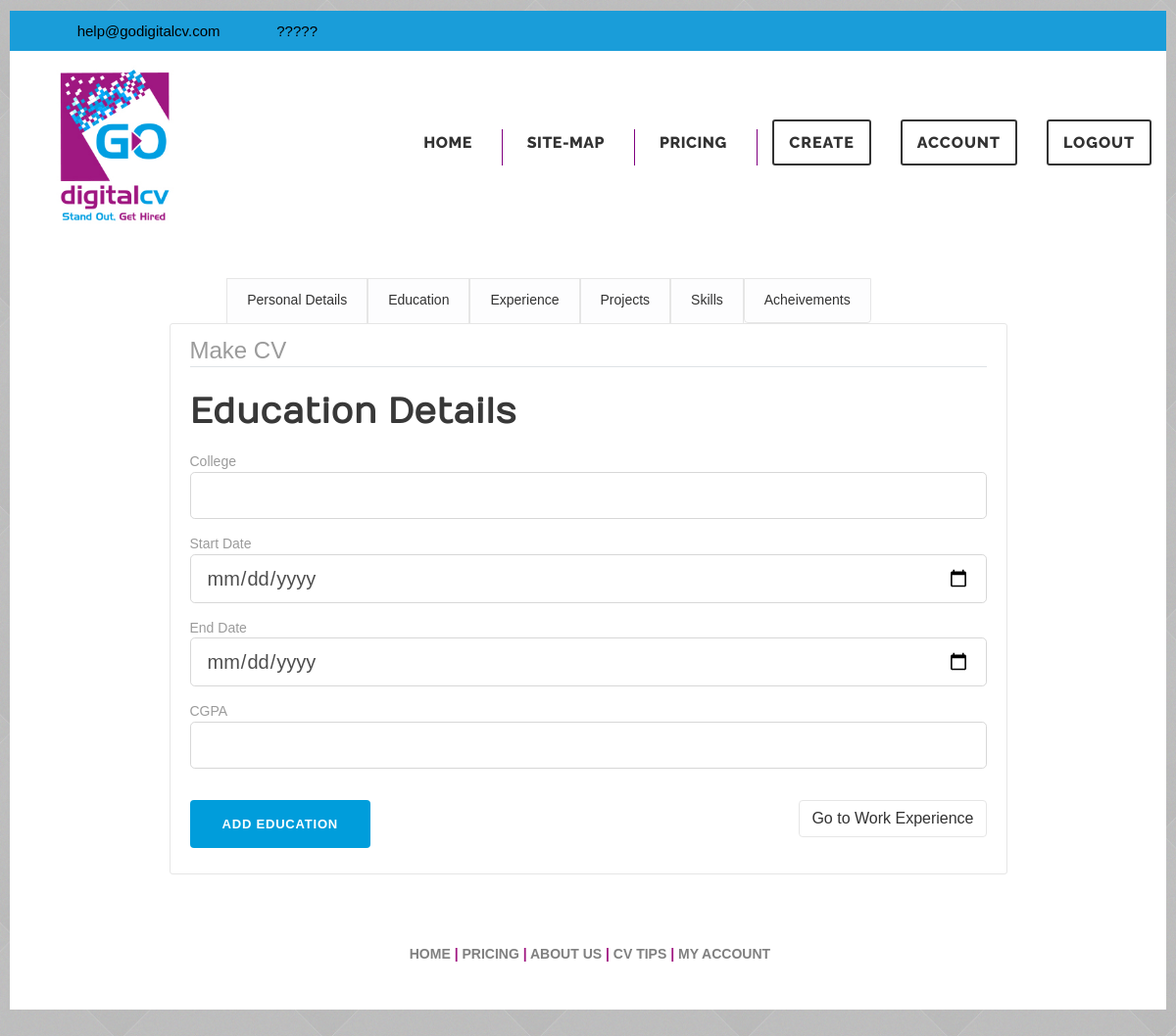
The app's page /resume/new/education (signed in), older data.
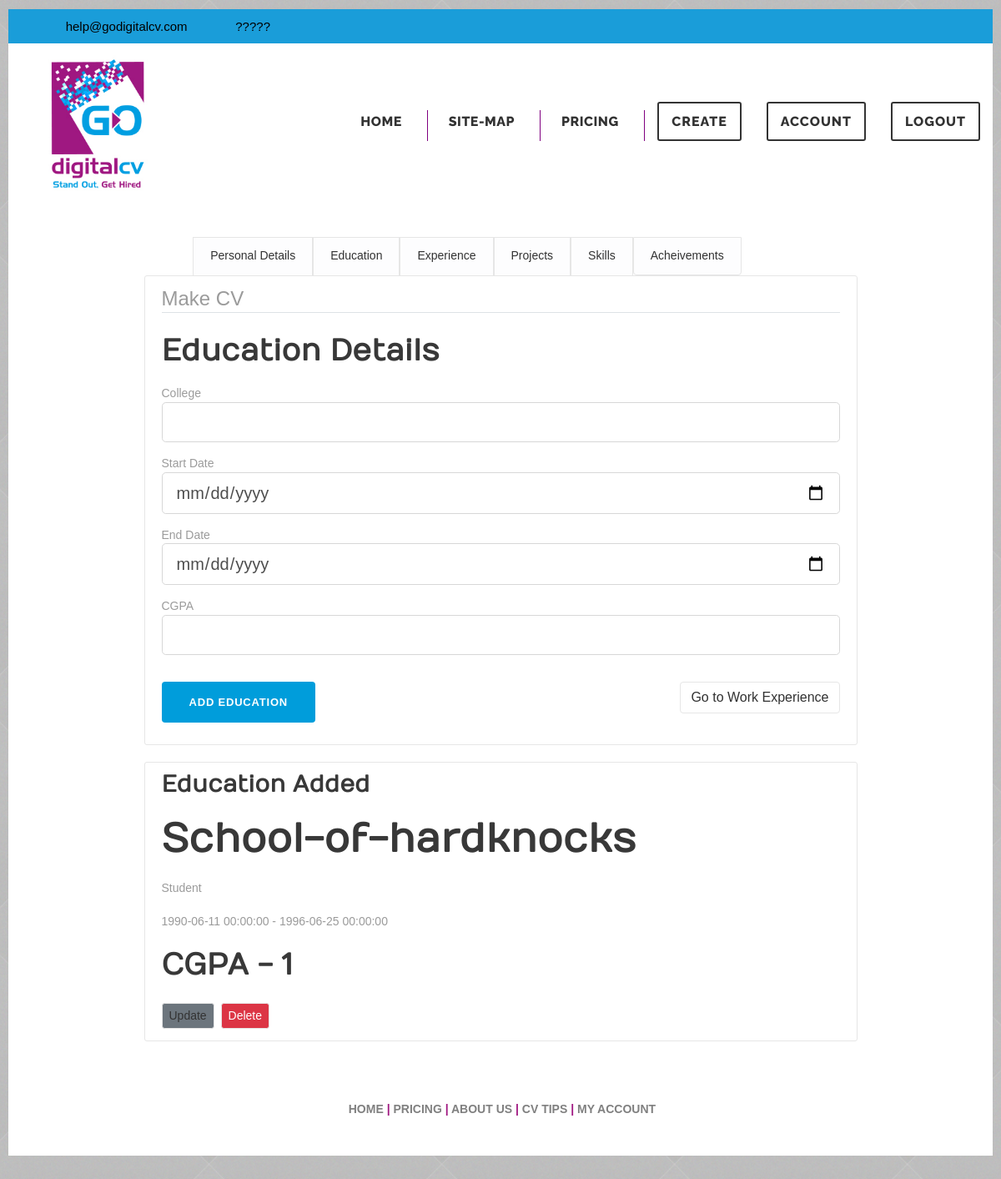
The same page, newer data.
### resume/models.py (models this page shows, shortened)
class education(db.Model):
    id = db.Column(db.Integer, primary_key=True)
    name = db.Column(db.String(100),nullable=False)
    start = db.Column(db.DateTime,nullable=False,default=datetime.today())
    end = db.Column(db.DateTime,nullable=False,default=datetime.today())
    cgpa = db.Column(db.Integer,nullable=False)
    user_id= db.Column(db.Integer,db.ForeignKey('user.id'),nullable=False)

### resume/routes.py (the view, shortened to what this page needs)
@app.route("/resume/new/education", methods=['GET', 'POST'])
@login_required
def postedu():
    form = useredu()
    eduadded = education.query.filter_by(edu=current_user).all()
    return render_template("education.html", title="Education", form=form, eduadded=eduadded)

### resume/forms.py (shortened to what this page needs)
class useredu(FlaskForm):
    college = StringField("College",
        validators=[DataRequired(),Length(min=5)])
    start = DateField('Start Date', format='%Y-%m-%d',
         validators=[DataRequired()])
    end  = DateField('End Date', format='%Y-%m-%d',
        validators=[DataRequired()])
    cgpa  = StringField("CGPA",
        validators=[DataRequired()])
    submit = SubmitField("Add Education")

### resume/models.py (called while the page is built)
@login_manager.user_loader
def load_user(id):
    return user.query.get(int(id))

### resume/templates/education.html (shortened to what this page needs)
{% extends "layout.html" %} {% block content %}
<div class="content-section">
  <form method="POST" action="">
    <fieldset class="form-group" id="cloneunder">
      <legend class="border-bottom mb-4">Make CV</legend>
      <h3>Education Details</h3>
      <div id="skillclass">
        <div class="form-group">
          {{ form.college.label(class="form-control-label") }} {% if
          form.college.errors %} {{ form.college(class="form-control
          form-control-lg is-invalid") }}
          <div class="invalid-feedback">
            {% for error in form.college.errors %}
            <span>{{error}}</span>
            {% endfor %}
          </div>
          {% else %} {{ form.college(class="form-control form-control-lg") }} {%
          endif %}
        </div>
        <div class="form-group">
          {{ form.start.label(class="form-control-label") }} {% if
          form.start.errors %} {{ form.start(class="form-control form-control-lg
          is-invalid") }}
          <div class="invalid-feedback">
            {% for error in form.start.errors %}
            <span>{{error}}</span>
            {% endfor %}
          </div>
          {% else %} {{ form.start(class="form-control form-control-lg") }} {%
          endif %}
        </div>
        <div class="form-group">
          {{ form.end.label(class="form-control-label") }} {% if form.end.errors
          %} {{ form.end(class="form-control form-control-lg is-invalid") }}
          <div class="invalid-feedback">
            {% for error in form.end.errors %}
            <span>{{error}}</span>
            {% endfor %}
          </div>
          {% else %} {{ form.end(class="form-control form-control-lg") }} {%
          endif %}
        </div>
        <div class="form-group">
          {{ form.cgpa.label(class="form-control-label") }} {% if
          form.cgpa.errors %} {{ form.cgpa(class="form-control form-control-lg
          is-invalid") }}
          <div class="invalid-feedback">
            {% for error in form.cgpa.errors %}
            <span>{{error}}</span>
            {% endfor %}
          </div>
          {% else %} {{ form.cgpa(class="form-control form-control-lg") }} {%
          endif %}
        </div>
      </div>
    </fieldset>
    <a
      href="/resume/new/experience"
      class="btn btn-outline-success"
      style="float: right"
      >Go to Work Experience</a
    >
    <div class="form-group">
      {{ form.submit(class="btn btn-outline-info") }}
    </div>
  </form>
</div>
{% if eduadded and title=="Education"%}
<div class="content-section">
  <h4>Education Added</h4>
  {% for education in eduadded %}
  <article>
    <h2 class="article-title">{{ education.name }}</h2>
    <p class="subDetails">Student</p>
    <p class="subDetails">{{ education.start }} - {{ education.end }}</p>
    <h3>CGPA - {{ education.cgpa }}</h3>
  </article>
  <div>
    <a
      class="btn btn-secondary btn-sm mt-1 mb-1"
      href="{{ url_for('update_edu', education_id=education.id) }}"
      >Update</a
    >
    <button
      type="button"
      class="btn btn-danger btn-sm m-1"
      data-toggle="modal"
      data-target="#deleteModal"
    >
      Delete
    </button>
  </div>
  {% endfor %}
</div>
{% endif %} {% endblock content %}

Row changes from the older to the newer data that the page shows:
added education: name "School-of-hardknocks", start "1990-06-11 00:00:00", end "1996-06-25 00:00:00", cgpa "1"
Text that changed along with them:
text now shown: "Education Added"
